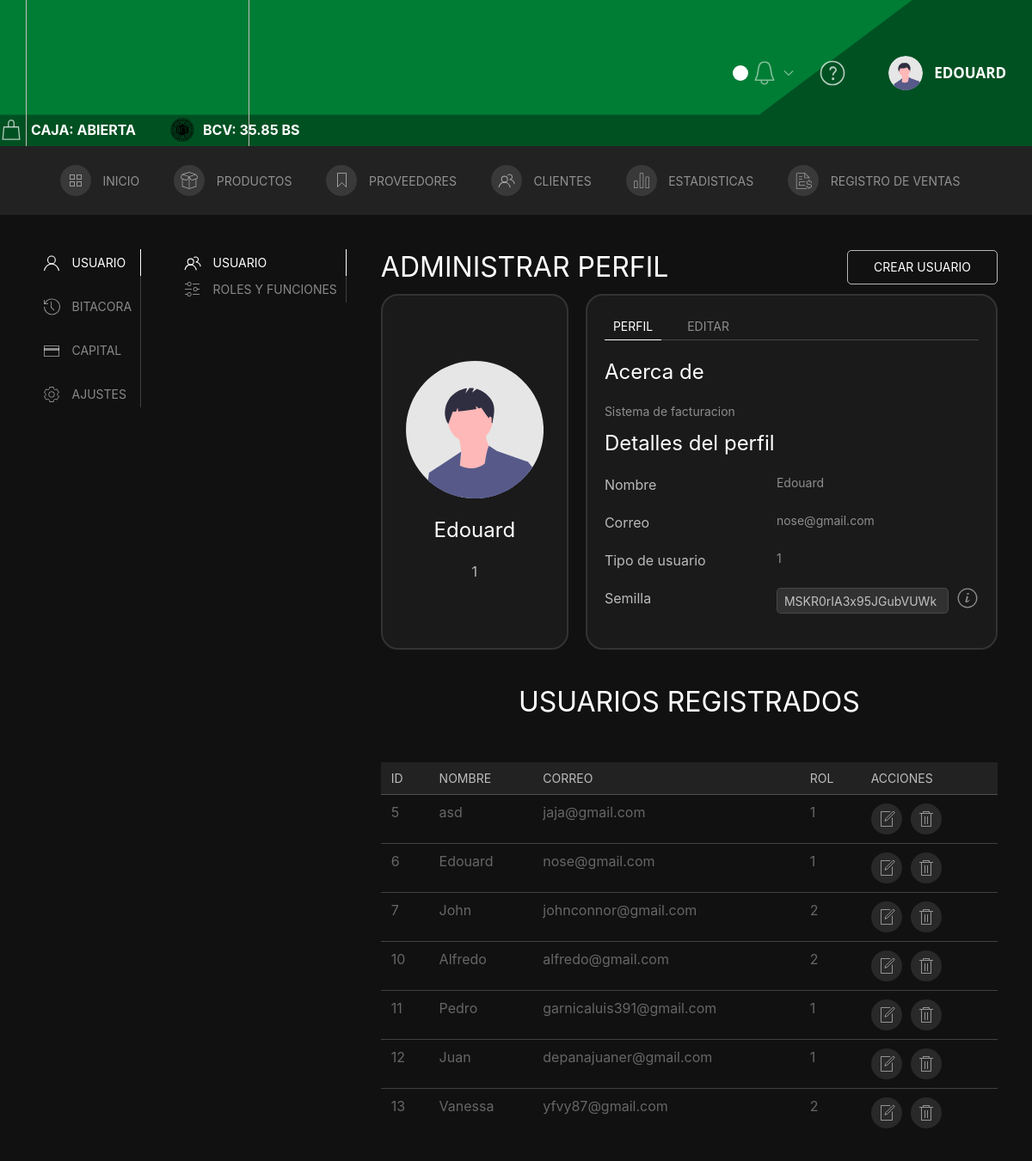
/Administrar_perfil (signed in), run on an earlier commit of the app's database.
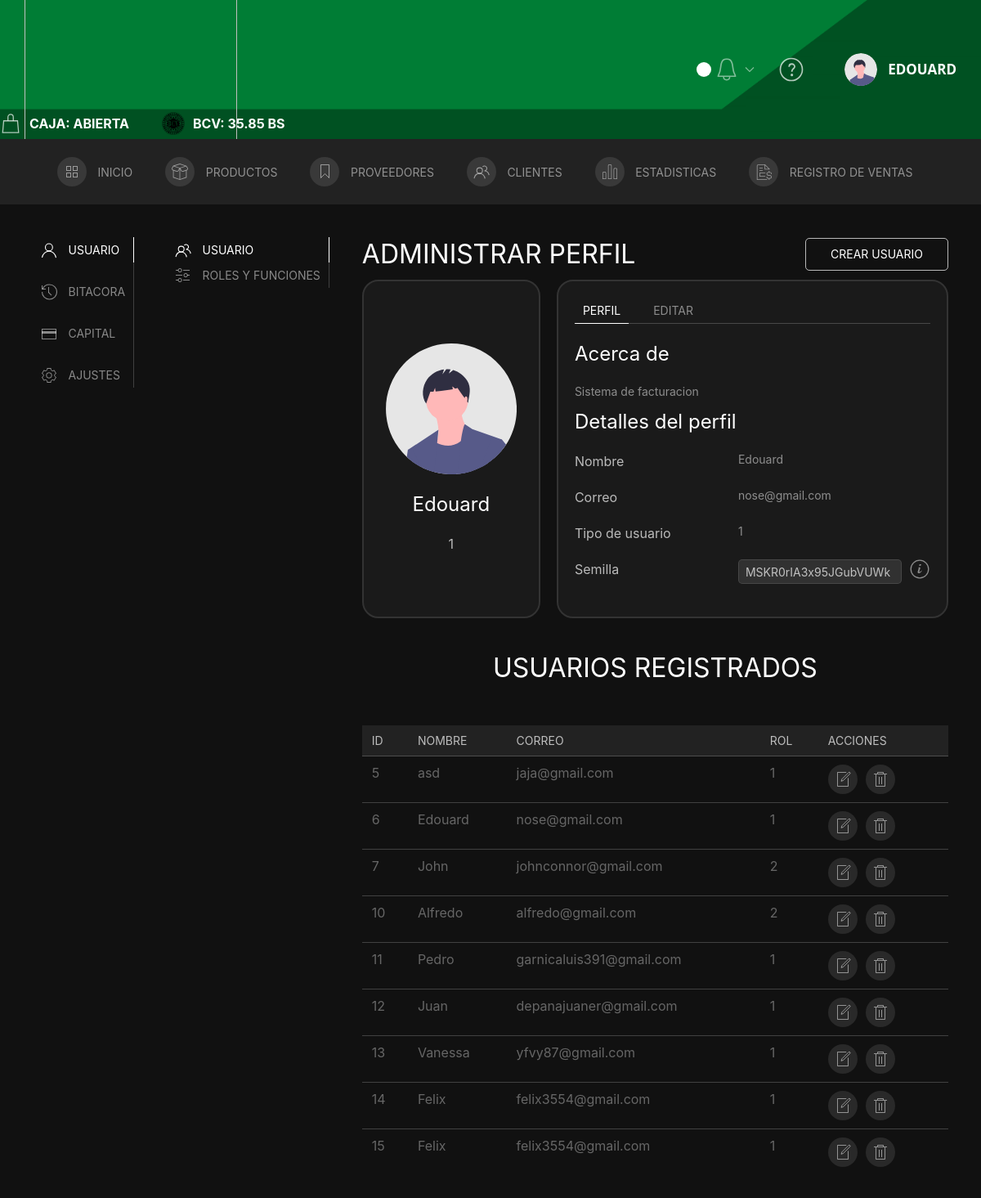
And on a later commit of the database.
### tables this page shows
CREATE TABLE `usuarios` (
  `id` int(11) NOT NULL,
  `nombre` varchar(50) NOT NULL,
  `correo` varchar(45) NOT NULL,
  `hash` text NOT NULL,
  `rol` int(11) NOT NULL DEFAULT 3,
  `active` tinyint(4) NOT NULL DEFAULT 1,
  `semilla` varchar(45) NOT NULL
);

### Controller/C_perfil.php (called while the page is built, shortened)
<?php
    require('../Model/Conexion.php');
    require("../Model/Usuarios.php");
    $result = new Usuario();
    $result = $result->search();
    $tu = new Usuario(id:$_SESSION['user_id']);
    $tu = $tu->search()[0];
    include('../View/perfil.php');
?>

### Model/Conexion.php (called while the page is built, shortened)
<?php
    class DB {
        function __construct() {
            $this->conn = new PDO("mysql:host=localhost;dbname=proyecto_4","root","12345");
        }
    }
?>

### Model/Usuarios.php (called while the page is built, shortened)
<?php
    class Usuario extends DB{
        private $id;
        function __construct($id=null, $nombre=null,$correo=null,$hash=null,$rol=null,$semilla=null){
            $this->id = $id;
            $this->correo = $correo;
        }
        function search($n=0,$limite=9){
            $query = "SELECT * FROM usuarios WHERE active=1";
			$lista = [];
            if ($this->id){
            	array_push($lista,'id');
            }
            if ($lista) {
            	foreach ($lista as $e){
            		$query .= ' AND '.$e.'=:'.$e;
            	}
            }
            $n = $n*$limite;
            $query = $query . " LIMIT :l OFFSET :n";
            $consulta = $this->conn->prepare($query);
            $consulta->bindParam(':l',$limite, PDO::PARAM_INT);
            $consulta->bindParam(':n',$n, PDO::PARAM_INT);
            if ($this->id != null){
                $consulta->bindParam(':id',$this->id, PDO::PARAM_INT);
            }
            $consulta->execute();
            return $consulta->fetchAll();
        }
}
?>

### View/complementos/tabla_usuario.php (the view, shortened to what the rows shown need)
<?php
echo '
<tr>
    <td>'.$row['id'].'</td>
    <td>'.$row['nombre'].'</td>
    <td>'.$row['correo'].'</td>
    <td>'.$row['rol'].'</td>
    <td class="uk-flex">
        <a href="#Update_user'.$row['id'].'" uk-toggle uk-tooltip="title:Editar; delay: 500" class="uk-icon-button uk-margin-small-right" type="button" style=" border: none; cursor: pointer;">
            <span uk-icon="icon: file-edit"></span>
        </a>
        <a href="#eliminar_user'.$row['id'].'" uk-toggle class="uk-icon-button uk-margin-small-right" uk-tooltip="title:Eliminar; delay: 500" type="button" style=" border: none; cursor: pointer;" type="button">
            <span uk-icon="icon: trash"></span>
        </a>
    </td>
</tr>
<div id="Update_user'.$row['id'].'" uk-modal>
                <input type=number value="'.$row['id'].'" name="ID" style="display:none">
                    <input class="uk-input" type="text" placeholder="Nombre" value="'.$row['nombre'].'" aria-label="100" name="nombre" pattern="^([A-Zñ+áéó]|[a-zñáéó]){3,}( ([A-Zñ+áéó]|[a-zñáéó]){3,})?$" required>
                    '.$row[''].'
                        <option value="'.$row['rol'].'" selected>Rol Actual</option>
                <input type="submit" id="modificar'.$row['id'].'" style="display:none">
            <label class="uk-button uk-button-secondary" for="modificar'.$row['id'].'" >Aceptar</label>
</div>
<div id="eliminar_user'.$row['id'].'" uk-modal>
                <input type=number value="'.$row['id'].'" name="ID" style="display:none">
                <input type="submit" id="eliminar'.$row['id'].'" style="display:none">
            <label class="uk-button uk-button-secondary" type="submit" for="eliminar'.$row['id'].'">Aceptar</label>
</div>
';
?>

### View/perfil.php (shortened to what the rows shown need)
<?php require("../View/complementos/header.php"); ?>
<main class="Bg-Main-home2 uk-padding uk-light">
    <div class="uk-child-width-1-1@s" uk-grid>
        <div>
            <div uk-grid>
                <div class="uk-width-expand@m">
                    <div id="component-tab-left" class="uk-switcher">
                        <div>
                            <div class="uk-child-width-1-1@s" uk-grid>
                                <div>
                                    <div uk-grid>
                                        <div class="uk-width-expand@m">
                                            <div id="component-tab-user" class="uk-switcher">
                                                <li>
                                                    <?php if ($_SESSION['rol_num'] <= 2) { ?>
                                                        <div>
                                                            <div>
                                                                <div class="uk-flex uk-flex-middle uk-flex-between uk-flex-wrap uk-margin-small-bottom uk-light">
                                                                    <h2 class="uk-margin-remove">ADMINISTRAR PERFIL</h2>
                                                                </div>
                                                            </div>
                                                        </div>
                                                    <?php }; ?>
                                                    <section class="container-item_profile uk-flex">
                                                        <div class="item_profile-target-2">
                                                            <ul class="uk-switcher uk-margin">
                                                                <li>
                                                                    <div>
                                                                        <div class="uk-flex">
                                                                            <p class="item-profile">Nombre </p><span class="uk-article-meta"> <?php echo $tu['nombre']; ?></span>
                                                                        </div>
                                                                        <?php
                                                                        echo '
                                                    <div class="uk-flex">
                                                        <p class="item-profile">Correo</p><span class="uk-article-meta">' . $tu['correo'] . '</span>
                                                    </div>
                                                    <div class="uk-flex">
                                                        <p class="item-profile uk-margin-remove-bottom">Tipo de usuario</p>
                                                        <span class="uk-article-meta">' . $_SESSION['rol'] . '</span>
                                                    </div>';
                                                                        ?>
                                                                        <div id="seedGenerator" class="uk-flex uk-margin-top">
                                                                            <span class="uk-article-meta uk-flex">
                                                                                <input class="uk-input uk-form-small uk-form-width-medium uk-border-rounded input-seed" value="<?= $tu['semilla'] ?>" type="text">
                                                                                <span class="uk-margin-small-left" uk-icon="icon: info; ratio: 1.2"></span>
                                                                            </span>
                                                                        </div>
                                                                    </div>
                                                                </li>
                                                            </ul>
                                                        </div>
                                                    </section>
                                                    <?php if ($_SESSION['rol_num'] <= 2) { ?>
                                                        <section id="tableUsers">
                                                            <div class="uk-flex uk-flex-center uk-margin-medium-top">
                                                                <h2>USUARIOS REGISTRADOS</h2>
                                                            </div>
                                                            <div class="uk-overflow-auto uk-light uk-margin-small-top">
                                                                <table class="uk-table uk-table-small uk-table-divider uk-table-hover">
                                                                    <thead class="uk-background-secondary">
                                                                        <tr>
                                                                            <th>ID</th>
                                                                            <th>Nombre</th>
                                                                            <th>Correo</th>
                                                                            <th>Rol</th>
                                                                            <th>Acciones</th>
                                                                        </tr>
                                                                    </thead>
                                                                    <tbody>
                                                                        <?php
                                                                        for ($i = 0; $i < count($result); $i++) {
                                                                            $row = $result[$i];
                                                                            require('complementos/tabla_usuario.php');
                                                                        }
                                                                        ?>
                                                                    </tbody>
                                                                </table>
                                                            </div>
                                                        </section>
                                                    <?php }; ?>
                                                </li>
                                            </div>
                                        </div>
                                    </div>
                                </div>
                            </div>
                        </div>
                    </div>
                </div>
            </div>
        </div>
    </div>
</main>
</body>
</html>

What changed in the data, as far as the page shows it:
changed usuarios "Vanessa": rol "2" → "1"
added usuarios: id "14", nombre "Felix", correo "felix3554@gmail.com", rol "1"
added usuarios: id "15", nombre "Felix", correo "felix3554@gmail.com", rol "1"
